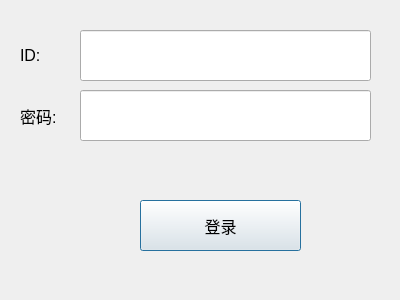
<?xml version="1.0" encoding="UTF-8"?>
<ui version="4.0">
 <class>LogInWindow</class>
 <widget class="QDialog" name="LogInWindow">
  <property name="geometry">
   <rect>
    <x>0</x>
    <y>0</y>
    <width>400</width>
    <height>300</height>
   </rect>
  </property>
  <property name="windowTitle">
   <string>Dialog</string>
  </property>
  <widget class="QLineEdit" name="lineEdit_id">
   <property name="geometry">
    <rect>
     <x>80</x>
     <y>30</y>
     <width>291</width>
     <height>51</height>
    </rect>
   </property>
   <property name="font">
    <font>
     <pointsize>12</pointsize>
    </font>
   </property>
  </widget>
  <widget class="QLineEdit" name="lineEdit_password">
   <property name="geometry">
    <rect>
     <x>80</x>
     <y>90</y>
     <width>291</width>
     <height>51</height>
    </rect>
   </property>
   <property name="font">
    <font>
     <pointsize>12</pointsize>
    </font>
   </property>
   <property name="echoMode">
    <enum>QLineEdit::Password</enum>
   </property>
  </widget>
  <widget class="QPushButton" name="pushButton_login">
   <property name="geometry">
    <rect>
     <x>140</x>
     <y>200</y>
     <width>161</width>
     <height>51</height>
    </rect>
   </property>
   <property name="font">
    <font>
     <family>AcadEref</family>
     <pointsize>12</pointsize>
    </font>
   </property>
   <property name="text">
    <string>登录</string>
   </property>
  </widget>
  <widget class="QLabel" name="label_2">
   <property name="geometry">
    <rect>
     <x>20</x>
     <y>100</y>
     <width>71</width>
     <height>31</height>
    </rect>
   </property>
   <property name="font">
    <font>
     <pointsize>12</pointsize>
    </font>
   </property>
   <property name="text">
    <string>密码:</string>
   </property>
  </widget>
  <widget class="QLabel" name="label">
   <property name="geometry">
    <rect>
     <x>20</x>
     <y>40</y>
     <width>71</width>
     <height>31</height>
    </rect>
   </property>
   <property name="font">
    <font>
     <pointsize>12</pointsize>
    </font>
   </property>
   <property name="text">
    <string>ID:</string>
   </property>
  </widget>
 </widget>
 <resources/>
 <connections/>
</ui>
